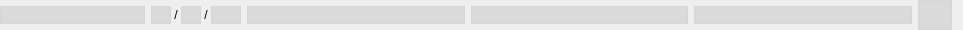
<?xml version="1.0" encoding="UTF-8"?>
<ui version="4.0">
 <class>TransactionNode</class>
 <widget class="QWidget" name="TransactionNode">
  <property name="geometry">
   <rect>
    <x>0</x>
    <y>0</y>
    <width>963</width>
    <height>30</height>
   </rect>
  </property>
  <property name="windowTitle">
   <string>Form</string>
  </property>
  <property name="styleSheet">
   <string notr="true">QLabel {color: white};</string>
  </property>
  <layout class="QHBoxLayout" name="horizontalLayout">
   <property name="spacing">
    <number>6</number>
   </property>
   <property name="leftMargin">
    <number>0</number>
   </property>
   <property name="topMargin">
    <number>0</number>
   </property>
   <property name="bottomMargin">
    <number>0</number>
   </property>
   <item>
    <widget class="QLineEdit" name="description">
     <property name="sizePolicy">
      <sizepolicy hsizetype="Fixed" vsizetype="Fixed">
       <horstretch>0</horstretch>
       <verstretch>0</verstretch>
      </sizepolicy>
     </property>
     <property name="minimumSize">
      <size>
       <width>145</width>
       <height>0</height>
      </size>
     </property>
     <property name="maximumSize">
      <size>
       <width>145</width>
       <height>16777215</height>
      </size>
     </property>
     <property name="styleSheet">
      <string notr="true">border: 1px solid rgb(214, 214, 214);
background-color: rgb(218, 218, 218);
</string>
     </property>
     <property name="text">
      <string/>
     </property>
     <property name="readOnly">
      <bool>true</bool>
     </property>
    </widget>
   </item>
   <item>
    <widget class="QWidget" name="widget" native="true">
     <property name="sizePolicy">
      <sizepolicy hsizetype="Fixed" vsizetype="Preferred">
       <horstretch>0</horstretch>
       <verstretch>0</verstretch>
      </sizepolicy>
     </property>
     <property name="minimumSize">
      <size>
       <width>90</width>
       <height>0</height>
      </size>
     </property>
     <layout class="QHBoxLayout" name="horizontalLayout_2">
      <property name="spacing">
       <number>0</number>
      </property>
      <property name="leftMargin">
       <number>0</number>
      </property>
      <property name="topMargin">
       <number>0</number>
      </property>
      <property name="rightMargin">
       <number>0</number>
      </property>
      <property name="bottomMargin">
       <number>0</number>
      </property>
      <item>
       <widget class="QLineEdit" name="day">
        <property name="sizePolicy">
         <sizepolicy hsizetype="Fixed" vsizetype="Fixed">
          <horstretch>0</horstretch>
          <verstretch>0</verstretch>
         </sizepolicy>
        </property>
        <property name="maximumSize">
         <size>
          <width>20</width>
          <height>16777215</height>
         </size>
        </property>
        <property name="styleSheet">
         <string notr="true">border: 1px solid rgb(214, 214, 214);
background-color: rgb(218, 218, 218);
</string>
        </property>
       </widget>
      </item>
      <item>
       <widget class="QLabel" name="label">
        <property name="minimumSize">
         <size>
          <width>10</width>
          <height>0</height>
         </size>
        </property>
        <property name="text">
         <string>/</string>
        </property>
        <property name="alignment">
         <set>Qt::AlignCenter</set>
        </property>
       </widget>
      </item>
      <item>
       <widget class="QLineEdit" name="month">
        <property name="sizePolicy">
         <sizepolicy hsizetype="Fixed" vsizetype="Fixed">
          <horstretch>0</horstretch>
          <verstretch>0</verstretch>
         </sizepolicy>
        </property>
        <property name="maximumSize">
         <size>
          <width>20</width>
          <height>16777215</height>
         </size>
        </property>
        <property name="styleSheet">
         <string notr="true">border: 1px solid rgb(214, 214, 214);
background-color: rgb(218, 218, 218);
</string>
        </property>
       </widget>
      </item>
      <item>
       <widget class="QLabel" name="label_2">
        <property name="minimumSize">
         <size>
          <width>10</width>
          <height>0</height>
         </size>
        </property>
        <property name="text">
         <string>/</string>
        </property>
        <property name="alignment">
         <set>Qt::AlignCenter</set>
        </property>
       </widget>
      </item>
      <item>
       <widget class="QLineEdit" name="year">
        <property name="sizePolicy">
         <sizepolicy hsizetype="Fixed" vsizetype="Fixed">
          <horstretch>0</horstretch>
          <verstretch>0</verstretch>
         </sizepolicy>
        </property>
        <property name="maximumSize">
         <size>
          <width>30</width>
          <height>16777215</height>
         </size>
        </property>
        <property name="styleSheet">
         <string notr="true">border: 1px solid rgb(214, 214, 214);
background-color: rgb(218, 218, 218);
</string>
        </property>
       </widget>
      </item>
     </layout>
    </widget>
   </item>
   <item>
    <widget class="QLineEdit" name="buy">
     <property name="sizePolicy">
      <sizepolicy hsizetype="Expanding" vsizetype="Fixed">
       <horstretch>0</horstretch>
       <verstretch>0</verstretch>
      </sizepolicy>
     </property>
     <property name="minimumSize">
      <size>
       <width>65</width>
       <height>0</height>
      </size>
     </property>
     <property name="styleSheet">
      <string notr="true">border: 1px solid rgb(214, 214, 214);
background-color: rgb(218, 218, 218);
</string>
     </property>
    </widget>
   </item>
   <item>
    <widget class="QLineEdit" name="sell">
     <property name="sizePolicy">
      <sizepolicy hsizetype="Expanding" vsizetype="Fixed">
       <horstretch>0</horstretch>
       <verstretch>0</verstretch>
      </sizepolicy>
     </property>
     <property name="minimumSize">
      <size>
       <width>65</width>
       <height>0</height>
      </size>
     </property>
     <property name="styleSheet">
      <string notr="true">border: 1px solid rgb(214, 214, 214);
background-color: rgb(218, 218, 218);
</string>
     </property>
    </widget>
   </item>
   <item>
    <widget class="QLineEdit" name="cost">
     <property name="sizePolicy">
      <sizepolicy hsizetype="Expanding" vsizetype="Fixed">
       <horstretch>0</horstretch>
       <verstretch>0</verstretch>
      </sizepolicy>
     </property>
     <property name="minimumSize">
      <size>
       <width>65</width>
       <height>0</height>
      </size>
     </property>
     <property name="styleSheet">
      <string notr="true">border: 1px solid rgb(214, 214, 214);
background-color: rgb(218, 218, 218);
</string>
     </property>
    </widget>
   </item>
   <item>
    <widget class="QPushButton" name="delete_2">
     <property name="sizePolicy">
      <sizepolicy hsizetype="Fixed" vsizetype="Fixed">
       <horstretch>0</horstretch>
       <verstretch>0</verstretch>
      </sizepolicy>
     </property>
     <property name="minimumSize">
      <size>
       <width>30</width>
       <height>30</height>
      </size>
     </property>
     <property name="maximumSize">
      <size>
       <width>40</width>
       <height>30</height>
      </size>
     </property>
     <property name="palette">
      <palette>
       <active>
        <colorrole role="Button">
         <brush brushstyle="SolidPattern">
          <color alpha="255">
           <red>218</red>
           <green>218</green>
           <blue>218</blue>
          </color>
         </brush>
        </colorrole>
        <colorrole role="Base">
         <brush brushstyle="SolidPattern">
          <color alpha="255">
           <red>218</red>
           <green>218</green>
           <blue>218</blue>
          </color>
         </brush>
        </colorrole>
        <colorrole role="Window">
         <brush brushstyle="SolidPattern">
          <color alpha="255">
           <red>218</red>
           <green>218</green>
           <blue>218</blue>
          </color>
         </brush>
        </colorrole>
       </active>
       <inactive>
        <colorrole role="Button">
         <brush brushstyle="SolidPattern">
          <color alpha="255">
           <red>218</red>
           <green>218</green>
           <blue>218</blue>
          </color>
         </brush>
        </colorrole>
        <colorrole role="Base">
         <brush brushstyle="SolidPattern">
          <color alpha="255">
           <red>218</red>
           <green>218</green>
           <blue>218</blue>
          </color>
         </brush>
        </colorrole>
        <colorrole role="Window">
         <brush brushstyle="SolidPattern">
          <color alpha="255">
           <red>218</red>
           <green>218</green>
           <blue>218</blue>
          </color>
         </brush>
        </colorrole>
       </inactive>
       <disabled>
        <colorrole role="Button">
         <brush brushstyle="SolidPattern">
          <color alpha="255">
           <red>218</red>
           <green>218</green>
           <blue>218</blue>
          </color>
         </brush>
        </colorrole>
        <colorrole role="Base">
         <brush brushstyle="SolidPattern">
          <color alpha="255">
           <red>218</red>
           <green>218</green>
           <blue>218</blue>
          </color>
         </brush>
        </colorrole>
        <colorrole role="Window">
         <brush brushstyle="SolidPattern">
          <color alpha="255">
           <red>218</red>
           <green>218</green>
           <blue>218</blue>
          </color>
         </brush>
        </colorrole>
       </disabled>
      </palette>
     </property>
     <property name="styleSheet">
      <string notr="true">border: 1px solid rgb(214, 214, 214);
background-color: rgb(218, 218, 218);
</string>
     </property>
     <property name="text">
      <string/>
     </property>
     <property name="icon">
      <iconset>
       <normalon>:/img/Images/delete.png</normalon>
      </iconset>
     </property>
    </widget>
   </item>
  </layout>
 </widget>
 <resources/>
 <connections/>
</ui>
